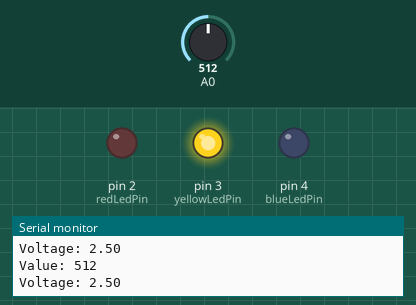
Bench run of a sketch on a simulated Arduino Uno, built with avr-gcc and run on an emulated ATmega328P. On the bench: output pins drawn as LEDs (lit = HIGH), the last lines printed to the serial monitor. Inputs (shaded band) come from the test bench; at power-on: A0 = 512.

Above: at 1.8 s.
1.9 s: A0 set to 669
3.4 s: A0 set to 689
At 4.4 s:
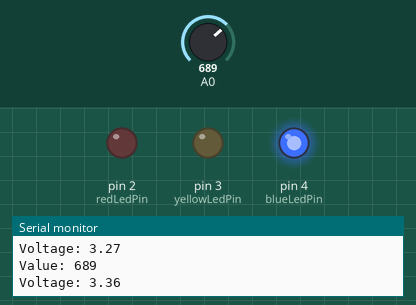
5.5 s: A0 set to 330
At 7.2 s:
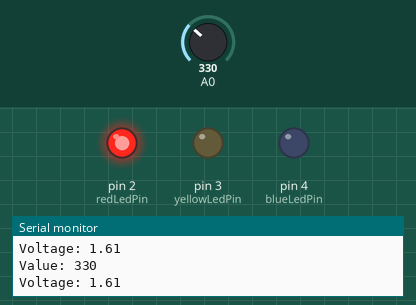
7.5 s: A0 set to 348
At 8.7 s:
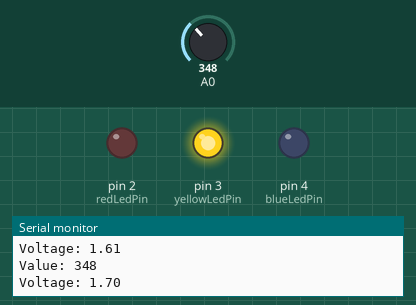
9.5 s: A0 set to 306
At 10.3 s:
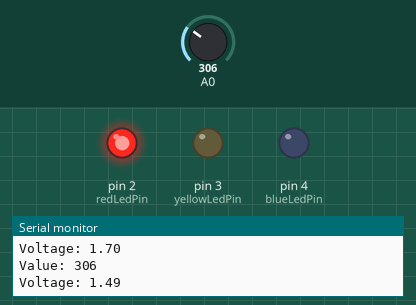
Timing chart, 0 to 12.5 s (numbered marks = the images above; inputs shaded):
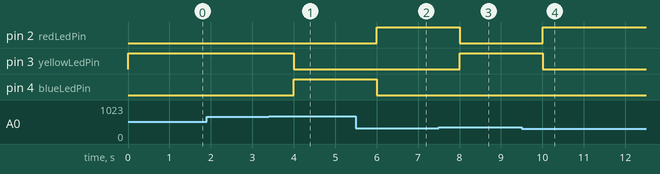

The sketch:

voltage_divider.ino
```cpp
short value = 0;
float voltage = 0.0;

const int redLedPin = 2;
const int yellowLedPin = 3;
const int blueLedPin = 4;

void setup() {
  Serial.begin(9600);

  pinMode(redLedPin,OUTPUT);
  pinMode(yellowLedPin,OUTPUT);
  pinMode(blueLedPin,OUTPUT);

}

void loop() {
  value = analogRead(A0);
  voltage = value * (5.0/1024.0);

  Serial.print("Value: ");
  Serial.println(value);

  Serial.print("Voltage: ");
  Serial.println(voltage);

  if (value <= 340) {
    digitalWrite(redLedPin,HIGH);
    digitalWrite(yellowLedPin,LOW);
    digitalWrite(blueLedPin,LOW);
  } else if (value > 340 & value <= 680) {
    digitalWrite(redLedPin,LOW);
    digitalWrite(yellowLedPin,HIGH);
    digitalWrite(blueLedPin,LOW);
  } else {
    digitalWrite(redLedPin,LOW);
    digitalWrite(yellowLedPin,LOW);
    digitalWrite(blueLedPin,HIGH);
  }

  delay(1000);

}
```

Measured:
- the behaviour switches between 680 and 681 on A0 (found by bisection; images 0 and 1)
- the behaviour switches between 340 and 341 on A0 (found by bisection; images 2 and 3)
- after the input at 3.4 s, pin 3 (yellowLedPin): HIGH → LOW after 0.60 s; pin 4 (blueLedPin): LOW → HIGH after 0.60 s
- after the input at 5.5 s, pin 2 (redLedPin): LOW → HIGH after 0.51 s; pin 4 (blueLedPin): HIGH → LOW after 0.51 s
- after the input at 7.5 s, pin 2 (redLedPin): HIGH → LOW after 0.51 s; pin 3 (yellowLedPin): LOW → HIGH after 0.51 s
- after the input at 9.5 s, pin 2 (redLedPin): LOW → HIGH after 0.51 s; pin 3 (yellowLedPin): HIGH → LOW after 0.51 s
